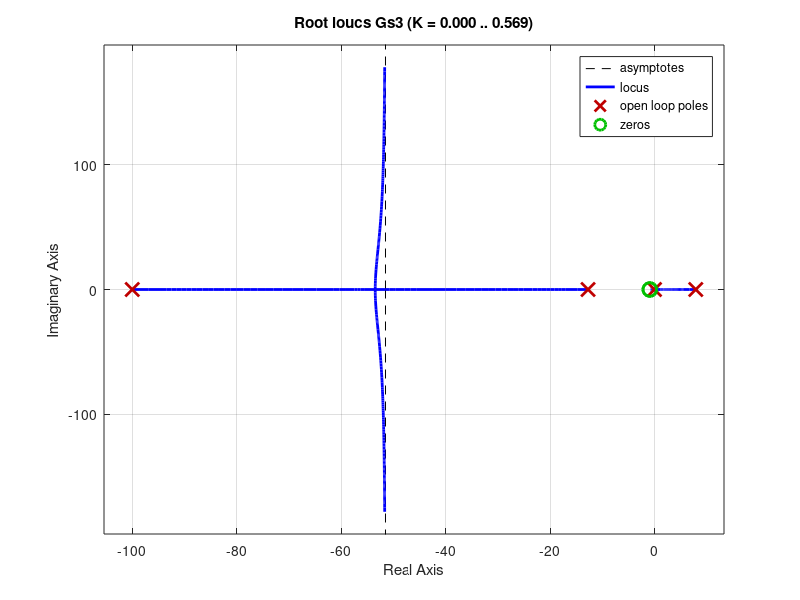
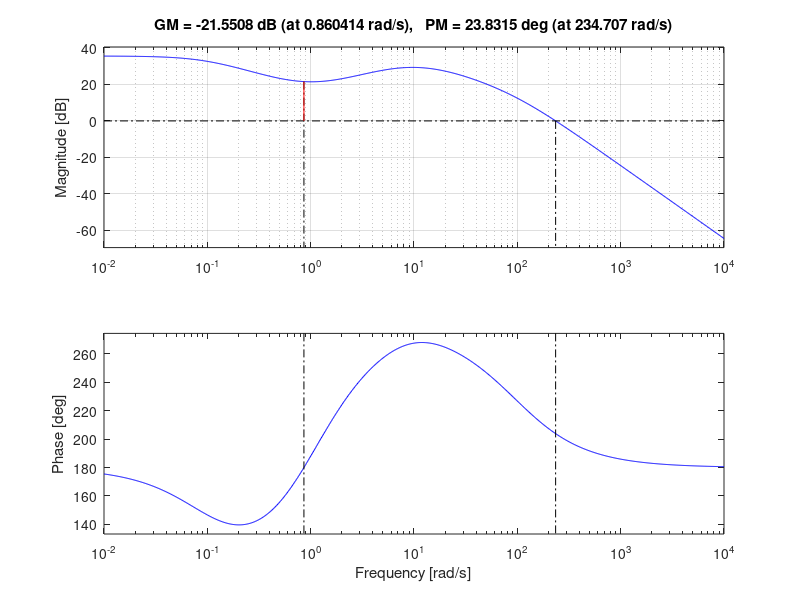
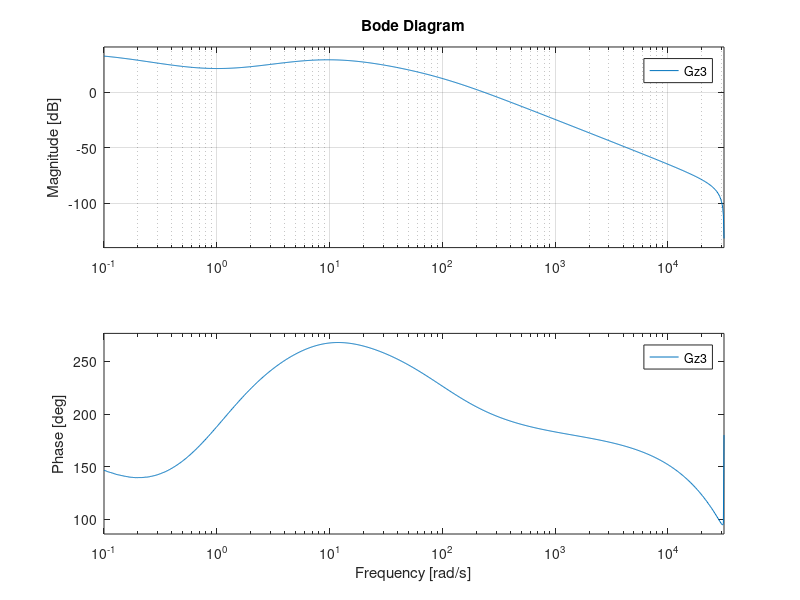

Source code (MATLAB) for these figures, in order: (Note: this script raises an error after producing the figures.)
    close all

%     num1=2*20000*[1 1];
%     den1=conv([1 70 1000],[1 4 10]);
%     grid
%     Gs=tf(num1,den1);
%     Gz=c2d(Gs,0.0005,'ZOH');     
%     step(Gs,Gz)
%     figure
%     margin(Gs)
%     %bode(Gs)
%     grid
%     figure
%     margin(Gz)
%     %bode(Gz)
%     grid
%     figure
%     bode(Gs,Gz)
%     grid

    
%     num1=80*[1 1];
%     den1=conv([1 10 20],[1 4 10]);
%     Gs1=tf(num1,den1);
%     Gz1=c2d(Gs1,0.0001,'Tustin');
%     rlocus(Gs1)
%     figure
%     margin(Gs1)
%     grid
%     title('Sistema continuo')
%     figure
%     margin(Gz1)
%     grid
%     title('Sistema discreto')
%     figure
%     nyquist(Gs1)

% num2=90000*[1 -1];
% den2=conv([1 100],[1 5 100]);
% den2=conv(den2,[1 0.1]);
% Gs2=tf(num2,den2);
% Gz2=c2d(Gs2,0.0001,'ZOH');
% figure
% rlocus(Gs2)
% figure
% margin(Gs2)
% grid
% figure
% margin(Gz2)
% grid
% figure
% nyquist(Gs2)


num3=60000*[1 2 1];
den3=conv([1 5 -100],[1 0.1]);
den3=conv(den3,[1 100]);
Gs3=tf(num3,den3);
Gz3=c2d(Gs3,0.0001,'ZOH');
figure
rlocus(Gs3)
figure
margin(Gs3)
grid
figure
%margin(Gz3)
bode(Gz3)
grid
figure
nyquist(0.25*num3,den3)